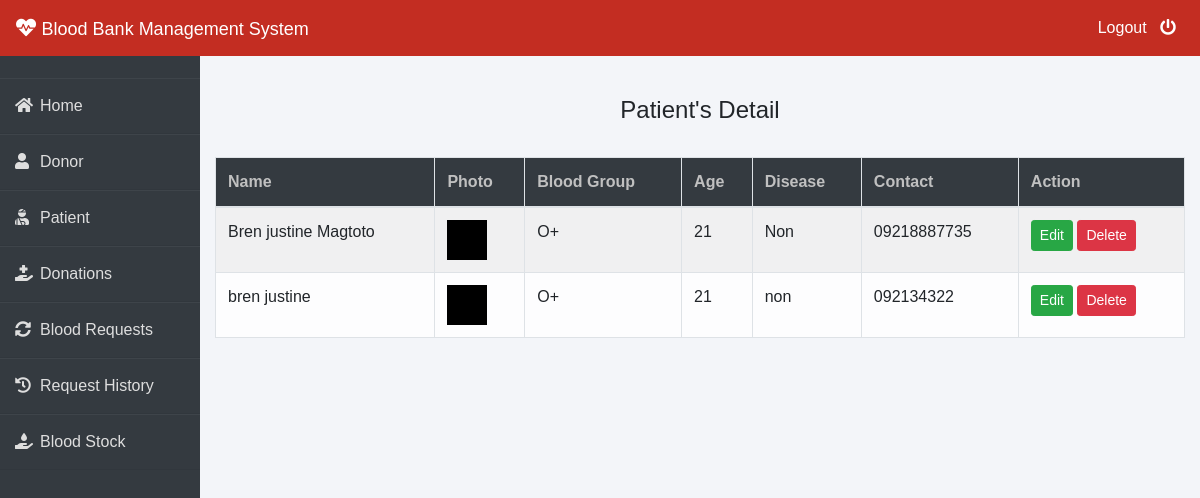
The page /admin-patient (signed in) on the database as committed earlier.
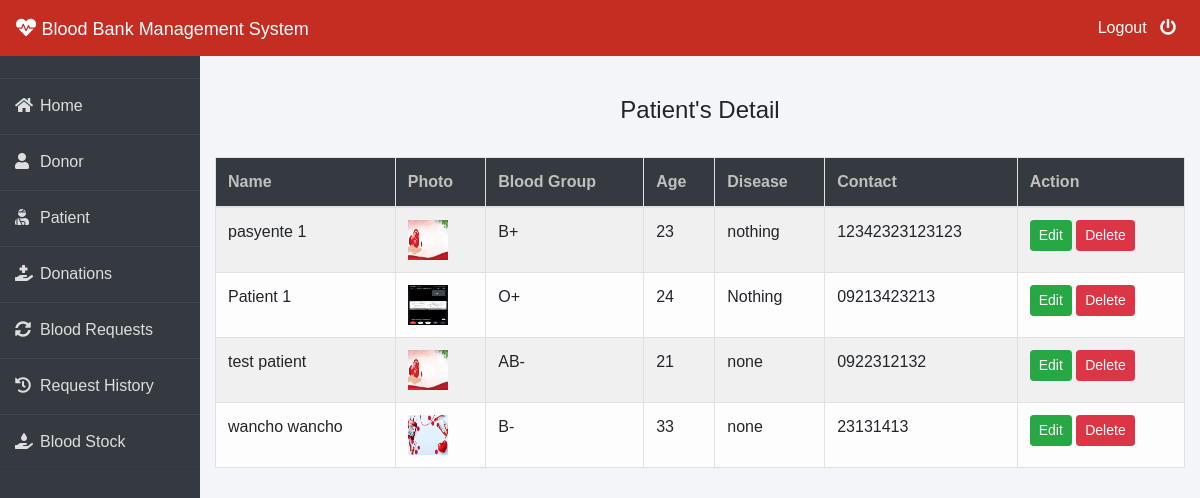
The same page on the database as committed later.
### patient/models.py (models this page shows, shortened)
class Patient(models.Model):
    user = models.OneToOneField(User, on_delete=models.CASCADE)
    profile_pic = models.ImageField(upload_to='profile_pic/Patient/', null=True, blank=True)
    age = models.PositiveIntegerField()
    BLOOD_GROUP_CHOICES = [
        ('A+', 'A+'),
        ('A-', 'A-'),
        ('B+', 'B+'),
        ('B-', 'B-'),
        ('AB+', 'AB+'),
        ('AB-', 'AB-'),
        ('O+', 'O+'),
        ('O-', 'O-'),
    ]
    bloodgroup = models.CharField(max_length=10, choices=BLOOD_GROUP_CHOICES)
    disease = models.CharField(max_length=100)
    doctorname = models.CharField(max_length=50)
    address = models.CharField(max_length=255)  # Increased max_length to allow more characters
    mobile = models.CharField(max_length=20, null=False)
    @property
    def get_name(self):
        return f"{self.user.first_name} {self.user.last_name}"

### blood/views.py (the view)
# urls.py: path('admin-patient', views.admin_patient_view,name='admin-patient'),
@login_required(login_url='adminlogin')
def admin_patient_view(request):
    patients=pmodels.Patient.objects.all()
    return render(request,'blood/admin_patient.html',{'patients':patients})

### templates/blood/admin_patient.html
{% extends 'blood/adminbase.html' %}
{% block content %}
{% load widget_tweaks %}
{%load static%}
<br><br>
<div class="container">
    <H4 class="text-center">Patient's Detail</H4><br>
    <table class="table table-light table-hover table-bordered table-striped">
        <thead class="bg-dark">
            <tr>
                <th scope="col" style="color: rgb(192, 192, 192);">Name</th>
                <th scope="col" style="color: rgb(192, 192, 192);">Photo</th>
                <th scope="col" style="color: rgb(192, 192, 192);">Blood Group</th>
                <th scope="col" style="color: rgb(192, 192, 192);">Age</th>
                <th scope="col" style="color: rgb(192, 192, 192);">Disease</th>
                <th scope="col" style="color: rgb(192, 192, 192);">Contact</th>
                <th style="color: rgb(192, 192, 192);">Action</th>
            </tr>
        </thead>
        <tbody>
            {% for t in patients %}
            <tr>
                <td> {{t.get_name}}</td>
                <td> <img src="{% static t.profile_pic.url %}" alt="Profile Pic" height="40px" width="40px" /></td>
                <td>{{t.bloodgroup}}</td>
                <td>{{t.age}}</td>
                <td>{{t.disease}}</td>
                <td>{{t.mobile}}</td>
                <td>
                    <button class="btn btn-success btn-sm"><a  style="text-decoration: none;color: white;" href="{% url 'update-patient' t.id  %}">Edit</a> </button>
                    <button class="btn btn-danger btn-sm"><a  style="text-decoration: none;color: white;" href="{% url 'delete-patient' t.id  %}">Delete</a> </button>
                </td>
            </tr>
            {% endfor %}
        </tbody>
    </table>
</div>
{% endblock content %}

### templates/blood/adminbase.html (shortened to what this page needs)
<!DOCTYPE html>
<html lang="en">
<head>
    <link rel="stylesheet" href="https://maxcdn.bootstrapcdn.com/bootstrap/4.0.0/css/bootstrap.min.css">
    <link rel="stylesheet" href="https://cdnjs.cloudflare.com/ajax/libs/font-awesome/5.14.0/css/all.css">
</head>
<body>
    <nav class="navbar navbar-expand-lg navbar-light fixed-top bg-danger">
        <a style="color:white;" class="navbar-brand" href="/"><i class="fa fa-heartbeat"></i>&nbsp;<font face = "Comic sans MS" size ="4">Blood Bank Management System</font></a>
        <div class="navbar-collapse collapse w-100 order-3 dual-collapse2">
            <ul class="navbar-nav ml-auto">
                <li class="nav-item">
                    <a class="nav-link" style="color: white;" href="/logout">Logout &nbsp; <i class="fas fa-power-off"></i></a>
                </li>
            </ul>
        </div>
      </nav>
<br><br>
<div class="wrapper">
    <div class="sidebar">
        <ul>
            <li><a style="text-decoration:none;" href="/"><i class="fas fa-home"></i>Home</a></li>
            <li><a style="text-decoration:none;" href="/admin-donor"><i class="fas fa-user"></i>Donor</a></li>
            <li><a style="text-decoration:none;" href="/admin-patient"><i class="fas fa-user-injured"></i>Patient</a></li>
            <li><a style="text-decoration:none;" href="/admin-donation"><i class="fas fa-hand-holding-medical"></i>Donations</a></li>
            <li><a style="text-decoration:none;" href="/admin-request"><i class="fas fa-sync-alt"></i>Blood Requests</a></li>
            <li><a style="text-decoration:none;" href="/admin-request-history"><i class="fas fa-history"></i>Request History</a></li>
            <li><a style="text-decoration:none;" href="/admin-blood"><i class="fas fa-hand-holding-water"></i>Blood Stock</a></li>
        </ul>
    </div>
    <div class="main_content">
{% block content %}
{% endblock content %}
    </div>
</div>
</body>
</html>

### templates/blood/adminbase.html (style rules this page uses)
* { margin: 0; padding: 0; box-sizing: border-box; list-style: none; text-decoration: none; font-family: 'Josefin Sans', sans-serif; }
body { background-color: #f3f5f9; }
.bg-danger { background-color: #c32d22!important; }
.wrapper { display: flex; position: relative; }
.wrapper .sidebar { width: 200px; height: 100%; background: #343a40; padding: 30px 0px; position: fixed; }
.wrapper .sidebar ul li { padding: 15px; border-bottom: 1px solid #dedede; border-bottom: 1px solid rgba(0,0,0,0.05); border-top: 1px solid rgba(255,255,255,0.05); }
.wrapper .sidebar ul li a { color: #dedede; display: block; }
.wrapper .sidebar ul li a .fas { width: 25px; }
.wrapper .main_content { width: 100%; margin-left: 200px; }

Rows that differ between the two databases and show on the page:
removed Patient: get_name "Bren justine Magtoto", profile_pic (picture), bloodgroup "O+", age "21", disease "Non", mobile "09218887735"
removed Patient: get_name "bren justine", profile_pic (picture), bloodgroup "O+", age "21", disease "non", mobile "092134322"
added Patient: get_name "pasyente 1", profile_pic (picture), bloodgroup "B+", age "23", disease "nothing", mobile "12342323123123"
added Patient: get_name "Patient 1", profile_pic (picture), bloodgroup "O+", age "24", disease "Nothing", mobile "09213423213"
added Patient: get_name "test patient", profile_pic (picture), bloodgroup "AB-", age "21", disease "none", mobile "0922312132"
added Patient: get_name "wancho wancho", profile_pic (picture), bloodgroup "B-", age "33", disease "none", mobile "23131413"
